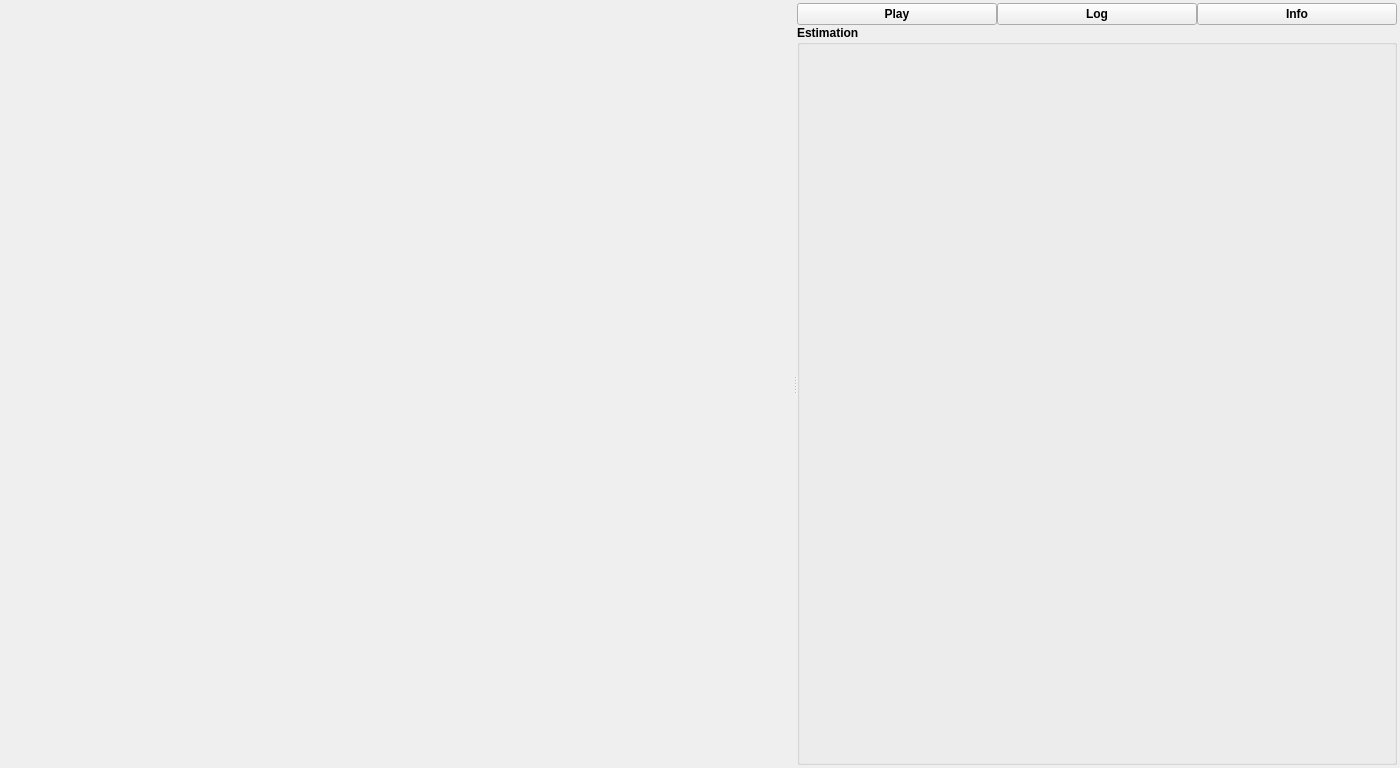
<?xml version="1.0" encoding="UTF-8"?>
<ui version="4.0">
 <class>MainWindow</class>
 <widget class="QMainWindow" name="MainWindow">
  <property name="geometry">
   <rect>
    <x>0</x>
    <y>0</y>
    <width>1400</width>
    <height>768</height>
   </rect>
  </property>
  <property name="sizePolicy">
   <sizepolicy hsizetype="Preferred" vsizetype="Preferred">
    <horstretch>0</horstretch>
    <verstretch>0</verstretch>
   </sizepolicy>
  </property>
  <property name="windowTitle">
   <string>OscillO</string>
  </property>
  <widget class="QWidget" name="centralwidget">
   <layout class="QGridLayout" name="gridLayout">
    <property name="leftMargin">
     <number>3</number>
    </property>
    <property name="topMargin">
     <number>3</number>
    </property>
    <property name="rightMargin">
     <number>3</number>
    </property>
    <property name="bottomMargin">
     <number>3</number>
    </property>
    <property name="spacing">
     <number>3</number>
    </property>
    <item row="0" column="0">
     <widget class="QSplitter" name="splitter">
      <property name="sizePolicy">
       <sizepolicy hsizetype="Expanding" vsizetype="Expanding">
        <horstretch>0</horstretch>
        <verstretch>0</verstretch>
       </sizepolicy>
      </property>
      <property name="orientation">
       <enum>Qt::Horizontal</enum>
      </property>
      <widget class="QWidget" name="layoutWidget">
       <layout class="QGridLayout" name="gLHantek">
        <property name="spacing">
         <number>0</number>
        </property>
       </layout>
      </widget>
      <widget class="QWidget" name="layoutWidget1">
       <layout class="QVBoxLayout" name="vLayout">
        <property name="spacing">
         <number>0</number>
        </property>
        <property name="sizeConstraint">
         <enum>QLayout::SetMaximumSize</enum>
        </property>
        <item>
         <layout class="QHBoxLayout" name="horizontalLayout">
          <property name="spacing">
           <number>0</number>
          </property>
          <item>
           <widget class="QPushButton" name="pBPlayer">
            <property name="font">
             <font>
              <weight>75</weight>
              <bold>true</bold>
             </font>
            </property>
            <property name="text">
             <string>Play</string>
            </property>
           </widget>
          </item>
          <item>
           <widget class="QPushButton" name="pBLogger">
            <property name="font">
             <font>
              <weight>75</weight>
              <bold>true</bold>
             </font>
            </property>
            <property name="text">
             <string>Log</string>
            </property>
           </widget>
          </item>
          <item>
           <widget class="QPushButton" name="pBInfo">
            <property name="font">
             <font>
              <weight>75</weight>
              <bold>true</bold>
             </font>
            </property>
            <property name="text">
             <string>Info</string>
            </property>
           </widget>
          </item>
         </layout>
        </item>
        <item>
         <widget class="QGroupBox" name="gBEstimate">
          <property name="sizePolicy">
           <sizepolicy hsizetype="Preferred" vsizetype="Expanding">
            <horstretch>0</horstretch>
            <verstretch>0</verstretch>
           </sizepolicy>
          </property>
          <property name="minimumSize">
           <size>
            <width>0</width>
            <height>160</height>
           </size>
          </property>
          <property name="maximumSize">
           <size>
            <width>600</width>
            <height>4000</height>
           </size>
          </property>
          <property name="font">
           <font>
            <weight>75</weight>
            <bold>true</bold>
           </font>
          </property>
          <property name="title">
           <string>Estimation</string>
          </property>
         </widget>
        </item>
       </layout>
      </widget>
     </widget>
    </item>
   </layout>
  </widget>
 </widget>
 <resources/>
 <connections/>
</ui>
